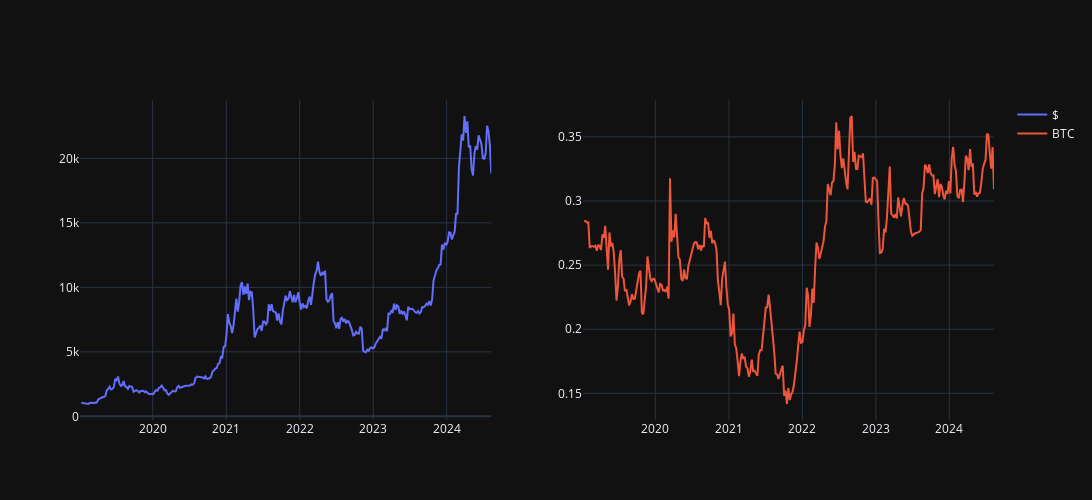

The notebook cell saved with this chart:
### Code cell
df = pd.read_csv('BTC(open-close).csv')
fig = make_subplots(rows=1, cols=2)
df['text'] = 'wallet : ' + df['start_point'].round().astype(str) + '$'
fig.add_trace(go.Scatter(x=df['Date'], y=df['start_point'],text=df['text'],name='$'),row=1, col=1)
df['text'] = 'wallet : ' + df['btc'].round(2).astype(str) + 'BTC'
fig.add_trace(go.Scatter(x=df['Date'], y=df['btc'],text=df['text'],name='BTC'),row=1, col=2)

fig.update_layout(width=1300,height=500,)
fig.show()

### Figure 1 — Plotly figure (JSON) as saved in the notebook; plotly's stock layout.template omitted (floating-point values rounded to 4 significant figures; data arrays with more than 128 entries replaced by an {"elided": "..."} marker saying what was removed)
{"data": [{"name": "$", "text": {"elided": "293 str values"}, "x": {"elided": "293 str values"}, "y": {"elided": "293 float values"}, "type": "scatter", "xaxis": "x", "yaxis": "y"}, {"name": "BTC", "text": {"elided": "293 str values"}, "x": {"elided": "293 str values"}, "y": {"elided": "293 float values"}, "type": "scatter", "xaxis": "x2", "yaxis": "y2"}], "layout": {"xaxis": {"anchor": "y", "domain": [0.0, 0.45]}, "yaxis": {"anchor": "x", "domain": [0.0, 1.0]}, "xaxis2": {"anchor": "y2", "domain": [0.55, 1.0]}, "yaxis2": {"anchor": "x2", "domain": [0.0, 1.0]}, "width": 1300, "height": 500}}
